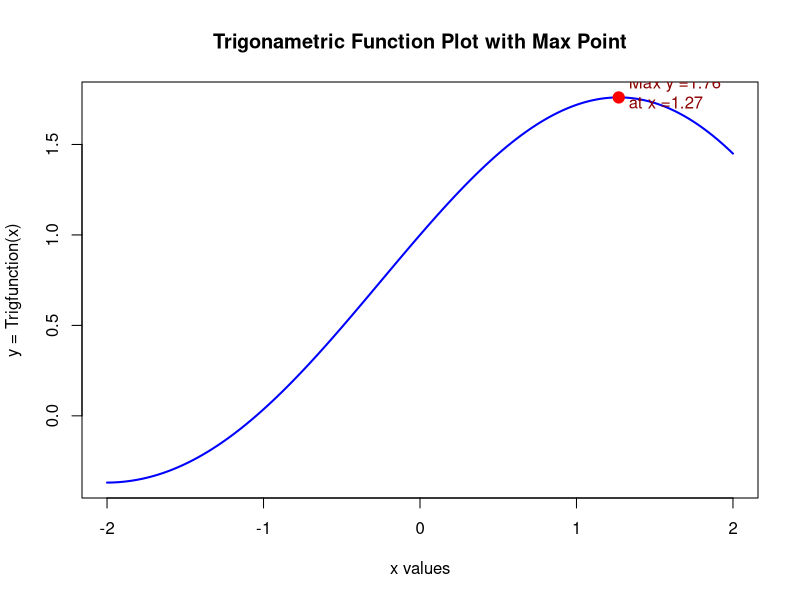
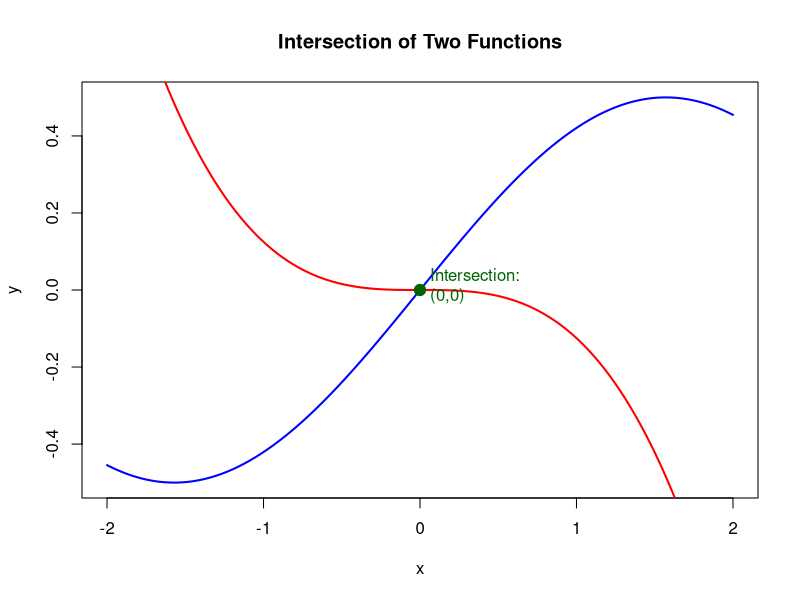
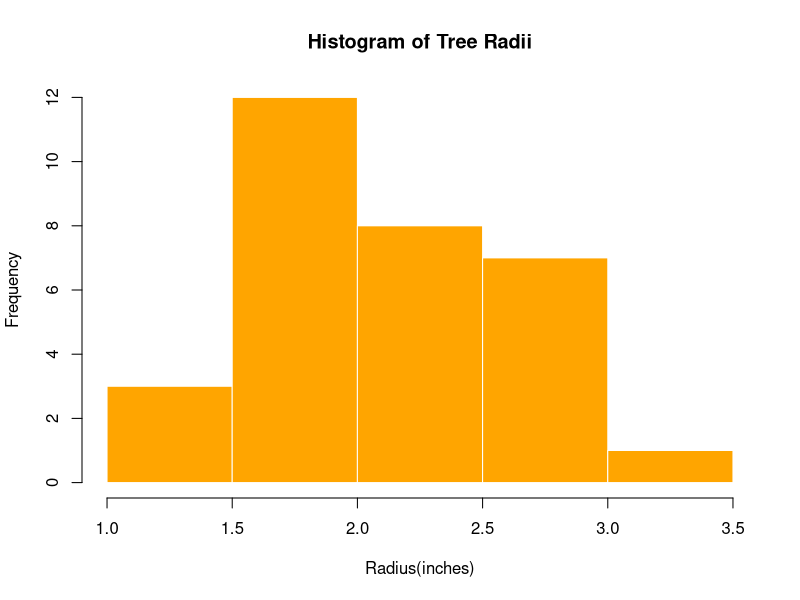
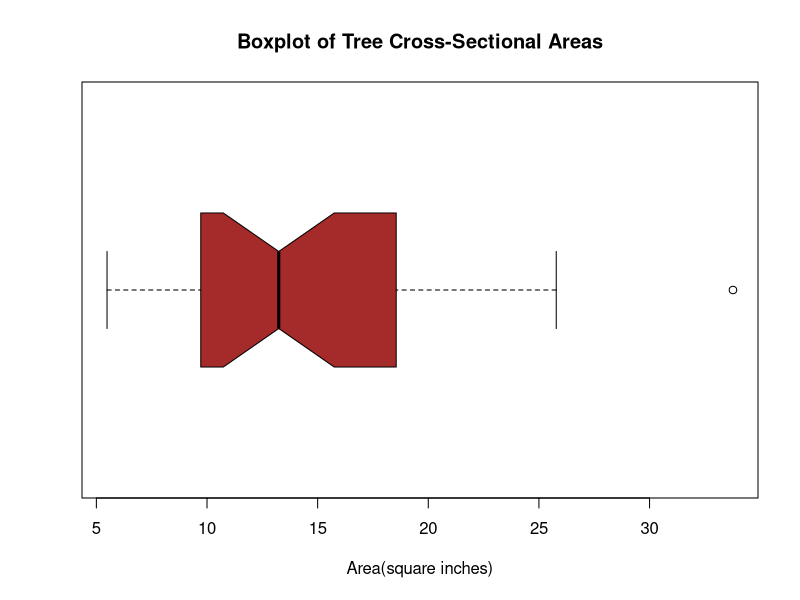
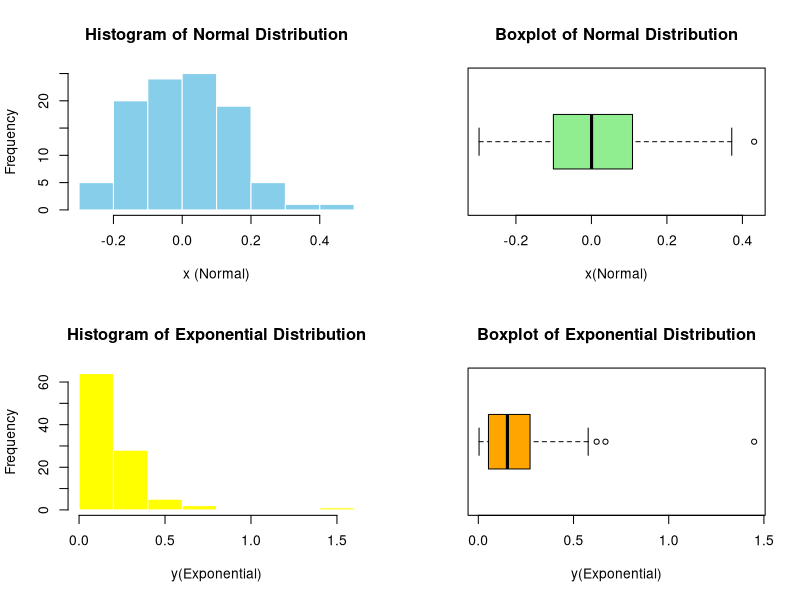
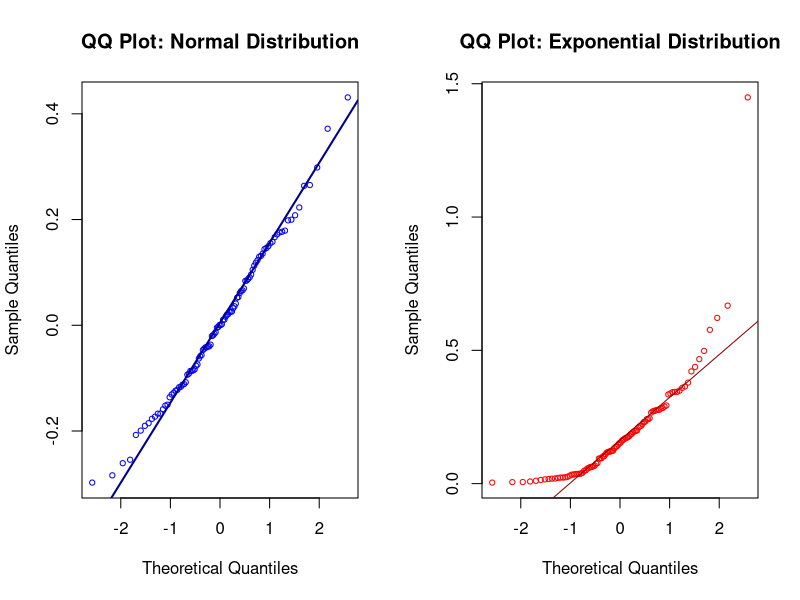

Source code (R) for these figures, in order:
## ---- chunk 1
# DO NOT ADD OR REVISE CODE HERE
knitr::opts_chunk$set(echo = TRUE, eval = TRUE)

## ---- chunk 2
vec <- c(0:4, 13, rep(c(2, -5.1, -23), 3), 7/42 + 3 + 35/42)
vec
## ---- chunk 3
sorted_vec <- sort(vec)
sorted_vec
L <- length(sorted_vec)
L
desc_seq <- seq(L, 1)
desc_seq
added_vec <- sorted_vec + desc_seq
added_vec
## ---- chunk 4
first_last <- c(added_vec[1], added_vec[length(added_vec)])
first_last
middle_element <- added_vec[2 :(length(added_vec)-1)]
middle_element
## ---- chunk 5
reconstruct_vec <- c(first_last[1], middle_element, first_last[2])
reconstruct_vec
total_sum <- sum(reconstruct_vec)
total_sum
## ---- chunk 6
Trigfunction <- function(x) {
  y <- sin(x) + cos(x/2)
  return(y)
}

## ---- chunk 7
x <- seq(-2, 2, length.out = 4001)
y <- Trigfunction(x)
max_y <- round(max(y), 3)
x_at_max_y <- round(x[which.max(y)], 3)
max_y
x_at_max_y
## ---- chunk 8
 # Plot y versus x in color
plot(x, y, type = "l", col = "blue", lwd = 2,
  main = "Trigonametric Function Plot with Max Point", 
  xlab = "x values", ylab = "y = Trigfunction(x)")
points(x_at_max_y, max_y, col = "red", pch = 19, cex = 1.5)
text(x_at_max_y, max_y,
     labels = paste0("Max y =", max_y, "\nat x =", x_at_max_y), 
     pos = 4, offset = 0.5, col = "darkred")
## ---- chunk 9
#generate the vector x
x <- seq(-2, 2, length.out = 4001)
#define the two function
y1 <- cos(x / 2) * sin(x / 2)
y2 <- -(x/2)^3
#find the point of intersection
diff <- abs(y1 - y2)
i <- which.min(diff)
#extract the intersection coordinates
x_int <- x[i]
y_int <- y1[i]
#plot the two function
plot(x, y1, type = "l", col = "blue", lwd = 2,
     main = "Intersection of Two Functions",
     xlab = "x", ylab = "y")
lines(x, y2, col = "red", lwd = 2)
#Highlight the point of intersection
points(x_int, y_int, col = "darkgreen", pch = 19, cex = 1.5)
#Annotate the point 
text(x_int, y_int,
     labels = paste0("Intersection:\n(",
                      round(x_int, 3), ",",
                      round(y_int, 3), ")"),
     pos = 4, offset = 0.5, col = "darkgreen")



## ---- chunk 10
data(trees)
str(trees)
apply(trees, 2, median)
trees[trees$Girth == median(trees$Girth), ]
## ---- chunk 11
data(trees)
radius <- trees$Girth / (2 * pi)
area <- pi * radius^2
stem(radius)
hist(radius, 
     main = "Histogram of Tree Radii",
     xlab = "Radius(inches)",
     col = "orange",
     border = "white")
## ---- chunk 12
boxplot(area, 
        notch = TRUE,                                     #adds notch to indicate median confidence value
        horizontal = TRUE,                                #makes the boxplot horizontal
        col = "brown",                                    #sets the color of the box
        main = "Boxplot of Tree Cross-Sectional Areas",   #title of the plot
        xlab = "Area(square inches)")                     #label for the x-axis
## ---- chunk 13
boxplot.stats(area, coef = 3)$out
trees[which.max(area),]
cat("Tree with largest area:\nRow:", which.max(area), "->", unlist(trees[which.max(area), ]), "\n")
## ---- chunk 14
set.seed(124)
y <- rexp(n = 100, rate = 5.5)

set.seed(127)
x <- rnorm(n = 100, mean = 0, sd = 0.15)

data_matrix <- cbind(x, y)
round(apply(data_matrix, 2, IQR), 4)
## ---- chunk 15
#Set up plotting area
par(mfrow = c(2, 2))

#Histogram for normal distribution(x)
hist(x, main = "Histogram of Normal Distribution",
     col = "skyblue", xlab = "x (Normal)", border = "white")

#Horizontal boxplot of normal distribution(x)
boxplot(x, horizontal = TRUE, col = "lightgreen",
        main = "Boxplot of Normal Distribution", xlab = "x(Normal)")

#Histogram of exponential distribution (y)
hist(y, main = "Histogram of Exponential Distribution",
     col = "yellow", xlab = "y(Exponential)", border = "white")

#Horizontal boxplot of exponential distribution (y)
boxplot(y, horizontal = TRUE, col = "orange",
        main = "Boxplot of Exponential Distribution", xlab = "y(Exponential)")

## ---- chunk 16
#Setup plotting window for side by side plots
par(mfrow = c(1, 2))

#QQ Plot for Normal Distribution (x)
qqnorm(x, main = "QQ Plot: Normal Distribution", col = "blue", cex = 0.7)
qqline(x, col = "darkblue", lwd = 2)

#QQ Plot for Exponential Distribution (y)
qqnorm(y, main = "QQ Plot: Exponential Distribution", col = "red", cex = 0.7)
qqline(y, col = "darkred", lwd =)
